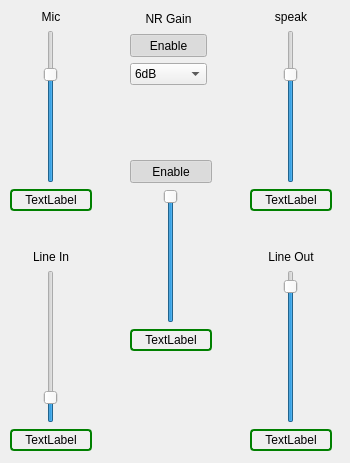
<?xml version="1.0" encoding="UTF-8"?>
<ui version="4.0">
 <class>CfgSettingAEC</class>
 <widget class="QWidget" name="CfgSettingAEC">
  <property name="geometry">
   <rect>
    <x>0</x>
    <y>0</y>
    <width>350</width>
    <height>463</height>
   </rect>
  </property>
  <property name="minimumSize">
   <size>
    <width>350</width>
    <height>463</height>
   </size>
  </property>
  <property name="windowTitle">
   <string>Form</string>
  </property>
  <widget class="QWidget" name="layoutWidget">
   <property name="geometry">
    <rect>
     <x>10</x>
     <y>10</y>
     <width>82</width>
     <height>201</height>
    </rect>
   </property>
   <layout class="QVBoxLayout" name="verticalLayout">
    <item>
     <widget class="QLabel" name="label">
      <property name="text">
       <string>Mic</string>
      </property>
      <property name="alignment">
       <set>Qt::AlignCenter</set>
      </property>
     </widget>
    </item>
    <item alignment="Qt::AlignHCenter">
     <widget class="QSlider" name="micInGain">
      <property name="minimum">
       <number>-33</number>
      </property>
      <property name="maximum">
       <number>12</number>
      </property>
      <property name="singleStep">
       <number>3</number>
      </property>
      <property name="pageStep">
       <number>3</number>
      </property>
      <property name="orientation">
       <enum>Qt::Vertical</enum>
      </property>
     </widget>
    </item>
    <item>
     <widget class="QLabel" name="micInGainLabel">
      <property name="styleSheet">
       <string notr="true">QFrame, QLabel, QToolTip {
    border: 2px solid green;
    border-radius: 4px;
    padding: 2px;
}
</string>
      </property>
      <property name="text">
       <string>TextLabel</string>
      </property>
      <property name="alignment">
       <set>Qt::AlignCenter</set>
      </property>
     </widget>
    </item>
   </layout>
  </widget>
  <widget class="QWidget" name="layoutWidget">
   <property name="geometry">
    <rect>
     <x>250</x>
     <y>10</y>
     <width>82</width>
     <height>201</height>
    </rect>
   </property>
   <layout class="QVBoxLayout" name="verticalLayout_2">
    <item>
     <widget class="QLabel" name="l">
      <property name="text">
       <string>speak</string>
      </property>
      <property name="alignment">
       <set>Qt::AlignCenter</set>
      </property>
     </widget>
    </item>
    <item alignment="Qt::AlignHCenter">
     <widget class="QSlider" name="speakOutGain">
      <property name="minimum">
       <number>-33</number>
      </property>
      <property name="maximum">
       <number>12</number>
      </property>
      <property name="singleStep">
       <number>3</number>
      </property>
      <property name="pageStep">
       <number>3</number>
      </property>
      <property name="orientation">
       <enum>Qt::Vertical</enum>
      </property>
     </widget>
    </item>
    <item>
     <widget class="QLabel" name="speakOutGainLabel">
      <property name="styleSheet">
       <string notr="true">QFrame, QLabel, QToolTip {
    border: 2px solid green;
    border-radius: 4px;
    padding: 2px;
}
</string>
      </property>
      <property name="text">
       <string>TextLabel</string>
      </property>
      <property name="alignment">
       <set>Qt::AlignCenter</set>
      </property>
     </widget>
    </item>
   </layout>
  </widget>
  <widget class="QWidget" name="layoutWidget">
   <property name="geometry">
    <rect>
     <x>10</x>
     <y>250</y>
     <width>82</width>
     <height>201</height>
    </rect>
   </property>
   <layout class="QVBoxLayout" name="verticalLayout_3">
    <item>
     <widget class="QLabel" name="s">
      <property name="text">
       <string>Line In</string>
      </property>
      <property name="alignment">
       <set>Qt::AlignCenter</set>
      </property>
     </widget>
    </item>
    <item alignment="Qt::AlignHCenter">
     <widget class="QSlider" name="lineInGain">
      <property name="minimum">
       <number>-4</number>
      </property>
      <property name="maximum">
       <number>26</number>
      </property>
      <property name="singleStep">
       <number>2</number>
      </property>
      <property name="pageStep">
       <number>2</number>
      </property>
      <property name="orientation">
       <enum>Qt::Vertical</enum>
      </property>
     </widget>
    </item>
    <item>
     <widget class="QLabel" name="lineInGainLabel">
      <property name="styleSheet">
       <string notr="true">QFrame, QLabel, QToolTip {
    border: 2px solid green;
    border-radius: 4px;
    padding: 2px;
}
</string>
      </property>
      <property name="text">
       <string>TextLabel</string>
      </property>
      <property name="alignment">
       <set>Qt::AlignCenter</set>
      </property>
     </widget>
    </item>
   </layout>
  </widget>
  <widget class="QWidget" name="layoutWidget">
   <property name="geometry">
    <rect>
     <x>250</x>
     <y>250</y>
     <width>82</width>
     <height>201</height>
    </rect>
   </property>
   <layout class="QVBoxLayout" name="verticalLayout_4">
    <item>
     <widget class="QLabel" name="a">
      <property name="text">
       <string>Line Out</string>
      </property>
      <property name="alignment">
       <set>Qt::AlignCenter</set>
      </property>
     </widget>
    </item>
    <item alignment="Qt::AlignHCenter">
     <widget class="QSlider" name="lineOutGain">
      <property name="minimum">
       <number>-28</number>
      </property>
      <property name="maximum">
       <number>2</number>
      </property>
      <property name="singleStep">
       <number>2</number>
      </property>
      <property name="pageStep">
       <number>2</number>
      </property>
      <property name="orientation">
       <enum>Qt::Vertical</enum>
      </property>
     </widget>
    </item>
    <item>
     <widget class="QLabel" name="lineOutGainLabel">
      <property name="styleSheet">
       <string notr="true">QFrame, QLabel, QToolTip {
    border: 2px solid green;
    border-radius: 4px;
    padding: 2px;
}
</string>
      </property>
      <property name="text">
       <string>TextLabel</string>
      </property>
      <property name="alignment">
       <set>Qt::AlignCenter</set>
      </property>
     </widget>
    </item>
   </layout>
  </widget>
  <widget class="QWidget" name="layoutWidget">
   <property name="geometry">
    <rect>
     <x>130</x>
     <y>160</y>
     <width>82</width>
     <height>191</height>
    </rect>
   </property>
   <layout class="QVBoxLayout" name="verticalLayout_5">
    <item>
     <widget class="QPushButton" name="speak2lineSwitch">
      <property name="minimumSize">
       <size>
        <width>0</width>
        <height>23</height>
       </size>
      </property>
      <property name="text">
       <string>Enable</string>
      </property>
      <property name="checkable">
       <bool>true</bool>
      </property>
      <property name="checked">
       <bool>true</bool>
      </property>
     </widget>
    </item>
    <item alignment="Qt::AlignHCenter">
     <widget class="QSlider" name="speak2lineGain">
      <property name="enabled">
       <bool>true</bool>
      </property>
      <property name="minimum">
       <number>-60</number>
      </property>
      <property name="maximum">
       <number>0</number>
      </property>
      <property name="singleStep">
       <number>1</number>
      </property>
      <property name="pageStep">
       <number>1</number>
      </property>
      <property name="orientation">
       <enum>Qt::Vertical</enum>
      </property>
     </widget>
    </item>
    <item>
     <widget class="QLabel" name="speak2lineGainLabel">
      <property name="styleSheet">
       <string notr="true">QFrame, QLabel, QToolTip {
    border: 2px solid green;
    border-radius: 4px;
    padding: 2px;
}
</string>
      </property>
      <property name="text">
       <string>TextLabel</string>
      </property>
      <property name="alignment">
       <set>Qt::AlignCenter</set>
      </property>
     </widget>
    </item>
   </layout>
  </widget>
  <widget class="QWidget" name="layoutWidget">
   <property name="geometry">
    <rect>
     <x>130</x>
     <y>10</y>
     <width>77</width>
     <height>75</height>
    </rect>
   </property>
   <layout class="QVBoxLayout" name="verticalLayout_6">
    <item>
     <widget class="QLabel" name="label_2">
      <property name="text">
       <string>NR Gain</string>
      </property>
      <property name="alignment">
       <set>Qt::AlignCenter</set>
      </property>
     </widget>
    </item>
    <item>
     <widget class="QPushButton" name="NRGainSwitch">
      <property name="minimumSize">
       <size>
        <width>0</width>
        <height>23</height>
       </size>
      </property>
      <property name="text">
       <string>Enable</string>
      </property>
      <property name="checkable">
       <bool>true</bool>
      </property>
      <property name="checked">
       <bool>true</bool>
      </property>
     </widget>
    </item>
    <item>
     <widget class="QComboBox" name="comboBox">
      <item>
       <property name="text">
        <string>6dB</string>
       </property>
      </item>
      <item>
       <property name="text">
        <string>9dB</string>
       </property>
      </item>
      <item>
       <property name="text">
        <string>12dB</string>
       </property>
      </item>
      <item>
       <property name="text">
        <string>15dB</string>
       </property>
      </item>
     </widget>
    </item>
   </layout>
  </widget>
 </widget>
 <resources/>
 <connections/>
</ui>
